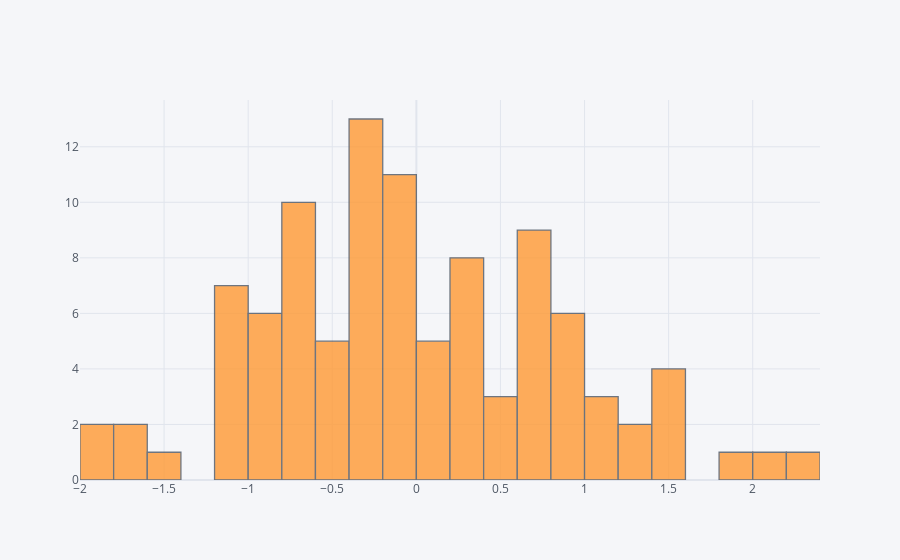

Notebook cell for this chart:
### Markdown cell above
## histogram

### Code cell
df['A'].iplot(kind='hist',bins=25)

### Figure 1 — Plotly figure (JSON) as saved in the notebook; plotly's stock layout.template omitted (floating-point values rounded to 4 significant figures)
{"data": [{"histfunc": "count", "histnorm": "", "marker": {"color": "rgba(255, 153, 51, 1.0)", "line": {"color": "#4D5663", "width": 1.3}}, "name": "A", "nbinsx": 25, "opacity": 0.8, "orientation": "v", "type": "histogram", "x": [-1.499, -0.001423, -0.2305, 0.24, 0.1819, 0.1916, 0.8934, -0.1668, -1.008, -0.03498, -0.2941, -0.6006, -1.918, 1.161, 0.71, 0.05975, -0.7209, 0.3855, -0.6452, -0.9764, 0.6595, 1.537, -0.8503, -0.6817, -0.9463, -0.1941, 0.7593, -1.193, 1.401, -0.01495, -1.712, -0.3612, -0.9946, -0.02175, 0.4271, 2.046, 0.38, 0.128, -1.114, -0.06649, -0.9862, 0.2492, 0.1782, -0.7387, -0.318, 0.9524, 0.9862, 0.7149, -0.2259, 2.308, 0.7879, -0.4849, 0.4028, 1.482, 1.304, -0.6524, -0.02065, 1.278, 0.9018, 0.3656, -0.1713, 0.6007, 0.3207, -1.63, 0.603, -0.6207, 0.9289, 1.003, 0.6555, 1.837, -1.134, -0.03959, 0.2789, 0.5964, -0.3625, -0.3491, -0.7458, -0.02543, -1.951, -1.041, 0.2296, -0.7594, -0.2673, -0.5574, -0.5553, -0.2799, -0.3177, 1.105, -1.131, -0.392, -1.029, -0.5389, 1.599, -0.984, 0.9467, -0.2563, -0.4171, -0.7355, 0.7659, -0.2871]}], "layout": {"barmode": "overlay", "legend": {"bgcolor": "#F5F6F9", "font": {"color": "#4D5663"}}, "paper_bgcolor": "#F5F6F9", "plot_bgcolor": "#F5F6F9", "title": {"font": {"color": "#4D5663"}}, "xaxis": {"gridcolor": "#E1E5ED", "showgrid": true, "tickfont": {"color": "#4D5663"}, "title": {"font": {"color": "#4D5663"}, "text": ""}, "zerolinecolor": "#E1E5ED"}, "yaxis": {"gridcolor": "#E1E5ED", "showgrid": true, "tickfont": {"color": "#4D5663"}, "title": {"font": {"color": "#4D5663"}, "text": ""}, "zerolinecolor": "#E1E5ED"}}}
